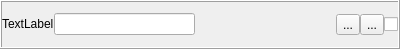
<?xml version="1.0" encoding="UTF-8"?>
<ui version="4.0">
 <class>FolderWidget</class>
 <widget class="QWidget" name="FolderWidget">
  <property name="geometry">
   <rect>
    <x>0</x>
    <y>0</y>
    <width>400</width>
    <height>49</height>
   </rect>
  </property>
  <property name="windowTitle">
   <string>Form</string>
  </property>
  <layout class="QVBoxLayout" name="verticalLayout">
   <property name="spacing">
    <number>0</number>
   </property>
   <property name="leftMargin">
    <number>0</number>
   </property>
   <property name="topMargin">
    <number>0</number>
   </property>
   <property name="rightMargin">
    <number>0</number>
   </property>
   <property name="bottomMargin">
    <number>0</number>
   </property>
   <item>
    <widget class="QFrame" name="frame">
     <property name="frameShape">
      <enum>QFrame::Box</enum>
     </property>
     <property name="frameShadow">
      <enum>QFrame::Raised</enum>
     </property>
     <layout class="QHBoxLayout" name="horizontalLayout">
      <property name="spacing">
       <number>0</number>
      </property>
      <property name="leftMargin">
       <number>0</number>
      </property>
      <property name="topMargin">
       <number>0</number>
      </property>
      <property name="rightMargin">
       <number>0</number>
      </property>
      <property name="bottomMargin">
       <number>0</number>
      </property>
      <item>
       <widget class="QLabel" name="nameLabel">
        <property name="sizePolicy">
         <sizepolicy hsizetype="Preferred" vsizetype="Fixed">
          <horstretch>0</horstretch>
          <verstretch>0</verstretch>
         </sizepolicy>
        </property>
        <property name="text">
         <string>TextLabel</string>
        </property>
        <property name="margin">
         <number>5</number>
        </property>
       </widget>
      </item>
      <item>
       <widget class="QLineEdit" name="nameLineEdit"/>
      </item>
      <item>
       <spacer name="horizontalSpacer">
        <property name="orientation">
         <enum>Qt::Horizontal</enum>
        </property>
        <property name="sizeHint" stdset="0">
         <size>
          <width>132</width>
          <height>20</height>
         </size>
        </property>
       </spacer>
      </item>
      <item>
       <widget class="QWidget" name="toolPanel" native="true">
        <layout class="QHBoxLayout" name="horizontalLayout_2">
         <property name="spacing">
          <number>0</number>
         </property>
         <property name="leftMargin">
          <number>0</number>
         </property>
         <property name="topMargin">
          <number>0</number>
         </property>
         <property name="rightMargin">
          <number>0</number>
         </property>
         <property name="bottomMargin">
          <number>0</number>
         </property>
         <item>
          <widget class="QToolButton" name="editButton">
           <property name="text">
            <string>...</string>
           </property>
           <property name="icon">
            <iconset>
             <normaloff>icons/accessories-text-editor.png</normaloff>icons/accessories-text-editor.png</iconset>
           </property>
          </widget>
         </item>
         <item>
          <widget class="QToolButton" name="deleteButton">
           <property name="text">
            <string>...</string>
           </property>
           <property name="icon">
            <iconset>
             <normaloff>icons/list-remove.png</normaloff>icons/list-remove.png</iconset>
           </property>
           <property name="iconSize">
            <size>
             <width>16</width>
             <height>16</height>
            </size>
           </property>
          </widget>
         </item>
        </layout>
       </widget>
      </item>
      <item>
       <widget class="QCheckBox" name="printCheckBox">
        <property name="sizePolicy">
         <sizepolicy hsizetype="Fixed" vsizetype="Fixed">
          <horstretch>0</horstretch>
          <verstretch>0</verstretch>
         </sizepolicy>
        </property>
        <property name="text">
         <string/>
        </property>
       </widget>
      </item>
     </layout>
    </widget>
   </item>
  </layout>
 </widget>
 <resources/>
 <connections/>
</ui>
